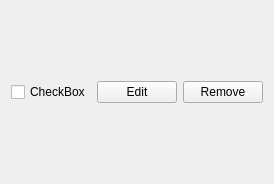
<?xml version="1.0" encoding="UTF-8"?>
<ui version="4.0">
 <class>Task</class>
 <widget class="QWidget" name="Task">
  <property name="geometry">
   <rect>
    <x>0</x>
    <y>0</y>
    <width>256</width>
    <height>184</height>
   </rect>
  </property>
  <property name="windowTitle">
   <string>Task</string>
  </property>
  <layout class="QHBoxLayout" name="horizontalLayout">
   <item>
    <widget class="QCheckBox" name="checkbox">
     <property name="text">
      <string>CheckBox</string>
     </property>
    </widget>
   </item>
   <item>
    <spacer name="horizontalSpacer">
     <property name="orientation">
      <enum>Qt::Horizontal</enum>
     </property>
     <property name="sizeHint" stdset="0">
      <size>
       <width>40</width>
       <height>20</height>
      </size>
     </property>
    </spacer>
   </item>
   <item>
    <widget class="QPushButton" name="editButton">
     <property name="text">
      <string>Edit</string>
     </property>
    </widget>
   </item>
   <item>
    <widget class="QPushButton" name="removeButton">
     <property name="text">
      <string>Remove</string>
     </property>
    </widget>
   </item>
  </layout>
 </widget>
 <layoutdefault spacing="6" margin="11"/>
 <resources/>
 <connections/>
</ui>
